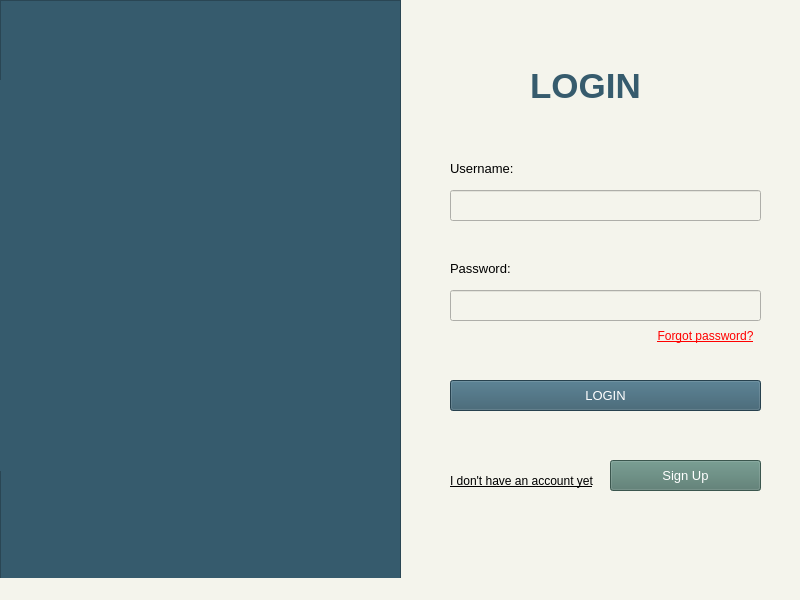
<?xml version="1.0" encoding="UTF-8"?>
<ui version="4.0">
 <class>Login</class>
 <widget class="QMainWindow" name="Login">
  <property name="geometry">
   <rect>
    <x>0</x>
    <y>0</y>
    <width>800</width>
    <height>600</height>
   </rect>
  </property>
  <property name="windowTitle">
   <string>EconoMystique</string>
  </property>
  <property name="windowIcon">
   <iconset>
    <selectedon>img/econologo_bkgd.png</selectedon>
   </iconset>
  </property>
  <property name="styleSheet">
   <string notr="true">background-color: #f4f4ec;
color: black;
</string>
  </property>
  <widget class="QWidget" name="centralwidget">
   <widget class="QFrame" name="frame">
    <property name="geometry">
     <rect>
      <x>0</x>
      <y>0</y>
      <width>401</width>
      <height>601</height>
     </rect>
    </property>
    <property name="styleSheet">
     <string notr="true">background: #365b6d;</string>
    </property>
    <property name="frameShape">
     <enum>QFrame::StyledPanel</enum>
    </property>
    <property name="frameShadow">
     <enum>QFrame::Raised</enum>
    </property>
    <widget class="QLabel" name="label">
     <property name="geometry">
      <rect>
       <x>-50</x>
       <y>80</y>
       <width>341</width>
       <height>391</height>
      </rect>
     </property>
     <property name="text">
      <string/>
     </property>
     <property name="pixmap">
      <pixmap>img/econologo_bkgd.png</pixmap>
     </property>
    </widget>
   </widget>
   <widget class="QLabel" name="loginLabel">
    <property name="geometry">
     <rect>
      <x>530</x>
      <y>60</y>
      <width>151</width>
      <height>51</height>
     </rect>
    </property>
    <property name="font">
     <font>
      <family>MS Shell Dlg 2</family>
      <pointsize>26</pointsize>
      <weight>75</weight>
      <bold>true</bold>
     </font>
    </property>
    <property name="styleSheet">
     <string notr="true">color: #365b6d;</string>
    </property>
    <property name="text">
     <string>LOGIN</string>
    </property>
   </widget>
   <widget class="QLabel" name="usernameLabel">
    <property name="geometry">
     <rect>
      <x>450</x>
      <y>160</y>
      <width>91</width>
      <height>16</height>
     </rect>
    </property>
    <property name="font">
     <font>
      <pointsize>10</pointsize>
     </font>
    </property>
    <property name="text">
     <string>Username:</string>
    </property>
   </widget>
   <widget class="QLineEdit" name="user">
    <property name="geometry">
     <rect>
      <x>450</x>
      <y>190</y>
      <width>311</width>
      <height>31</height>
     </rect>
    </property>
    <property name="font">
     <font>
      <pointsize>10</pointsize>
     </font>
    </property>
    <property name="autoFillBackground">
     <bool>false</bool>
    </property>
    <property name="styleSheet">
     <string notr="true">color: black;</string>
    </property>
    <property name="text">
     <string/>
    </property>
   </widget>
   <widget class="QLabel" name="passwordLabel">
    <property name="geometry">
     <rect>
      <x>450</x>
      <y>260</y>
      <width>81</width>
      <height>16</height>
     </rect>
    </property>
    <property name="font">
     <font>
      <pointsize>10</pointsize>
     </font>
    </property>
    <property name="text">
     <string>Password:</string>
    </property>
   </widget>
   <widget class="QLineEdit" name="password">
    <property name="geometry">
     <rect>
      <x>450</x>
      <y>290</y>
      <width>311</width>
      <height>31</height>
     </rect>
    </property>
    <property name="font">
     <font>
      <pointsize>10</pointsize>
     </font>
    </property>
    <property name="styleSheet">
     <string notr="true">color: black;</string>
    </property>
    <property name="text">
     <string/>
    </property>
    <property name="echoMode">
     <enum>QLineEdit::Password</enum>
    </property>
   </widget>
   <widget class="QPushButton" name="pushButton">
    <property name="geometry">
     <rect>
      <x>450</x>
      <y>380</y>
      <width>311</width>
      <height>31</height>
     </rect>
    </property>
    <property name="palette">
     <palette>
      <active>
       <colorrole role="WindowText">
        <brush brushstyle="SolidPattern">
         <color alpha="255">
          <red>255</red>
          <green>255</green>
          <blue>255</blue>
         </color>
        </brush>
       </colorrole>
       <colorrole role="Button">
        <brush brushstyle="SolidPattern">
         <color alpha="255">
          <red>54</red>
          <green>91</green>
          <blue>109</blue>
         </color>
        </brush>
       </colorrole>
       <colorrole role="Text">
        <brush brushstyle="SolidPattern">
         <color alpha="255">
          <red>255</red>
          <green>255</green>
          <blue>255</blue>
         </color>
        </brush>
       </colorrole>
       <colorrole role="ButtonText">
        <brush brushstyle="SolidPattern">
         <color alpha="255">
          <red>255</red>
          <green>255</green>
          <blue>255</blue>
         </color>
        </brush>
       </colorrole>
       <colorrole role="Base">
        <brush brushstyle="SolidPattern">
         <color alpha="255">
          <red>54</red>
          <green>91</green>
          <blue>109</blue>
         </color>
        </brush>
       </colorrole>
       <colorrole role="Window">
        <brush brushstyle="SolidPattern">
         <color alpha="255">
          <red>54</red>
          <green>91</green>
          <blue>109</blue>
         </color>
        </brush>
       </colorrole>
      </active>
      <inactive>
       <colorrole role="WindowText">
        <brush brushstyle="SolidPattern">
         <color alpha="255">
          <red>255</red>
          <green>255</green>
          <blue>255</blue>
         </color>
        </brush>
       </colorrole>
       <colorrole role="Button">
        <brush brushstyle="SolidPattern">
         <color alpha="255">
          <red>54</red>
          <green>91</green>
          <blue>109</blue>
         </color>
        </brush>
       </colorrole>
       <colorrole role="Text">
        <brush brushstyle="SolidPattern">
         <color alpha="255">
          <red>255</red>
          <green>255</green>
          <blue>255</blue>
         </color>
        </brush>
       </colorrole>
       <colorrole role="ButtonText">
        <brush brushstyle="SolidPattern">
         <color alpha="255">
          <red>255</red>
          <green>255</green>
          <blue>255</blue>
         </color>
        </brush>
       </colorrole>
       <colorrole role="Base">
        <brush brushstyle="SolidPattern">
         <color alpha="255">
          <red>54</red>
          <green>91</green>
          <blue>109</blue>
         </color>
        </brush>
       </colorrole>
       <colorrole role="Window">
        <brush brushstyle="SolidPattern">
         <color alpha="255">
          <red>54</red>
          <green>91</green>
          <blue>109</blue>
         </color>
        </brush>
       </colorrole>
      </inactive>
      <disabled>
       <colorrole role="WindowText">
        <brush brushstyle="SolidPattern">
         <color alpha="255">
          <red>255</red>
          <green>255</green>
          <blue>255</blue>
         </color>
        </brush>
       </colorrole>
       <colorrole role="Button">
        <brush brushstyle="SolidPattern">
         <color alpha="255">
          <red>54</red>
          <green>91</green>
          <blue>109</blue>
         </color>
        </brush>
       </colorrole>
       <colorrole role="Text">
        <brush brushstyle="SolidPattern">
         <color alpha="255">
          <red>255</red>
          <green>255</green>
          <blue>255</blue>
         </color>
        </brush>
       </colorrole>
       <colorrole role="ButtonText">
        <brush brushstyle="SolidPattern">
         <color alpha="255">
          <red>255</red>
          <green>255</green>
          <blue>255</blue>
         </color>
        </brush>
       </colorrole>
       <colorrole role="Base">
        <brush brushstyle="SolidPattern">
         <color alpha="255">
          <red>54</red>
          <green>91</green>
          <blue>109</blue>
         </color>
        </brush>
       </colorrole>
       <colorrole role="Window">
        <brush brushstyle="SolidPattern">
         <color alpha="255">
          <red>54</red>
          <green>91</green>
          <blue>109</blue>
         </color>
        </brush>
       </colorrole>
      </disabled>
     </palette>
    </property>
    <property name="font">
     <font>
      <pointsize>10</pointsize>
     </font>
    </property>
    <property name="styleSheet">
     <string notr="true">background-color: #365b6d;
color: white;
</string>
    </property>
    <property name="text">
     <string>LOGIN</string>
    </property>
   </widget>
   <widget class="QLabel" name="label_2">
    <property name="geometry">
     <rect>
      <x>450</x>
      <y>470</y>
      <width>161</width>
      <height>21</height>
     </rect>
    </property>
    <property name="font">
     <font>
      <underline>true</underline>
     </font>
    </property>
    <property name="text">
     <string>I don't have an account yet</string>
    </property>
   </widget>
   <widget class="QPushButton" name="signUpButton">
    <property name="geometry">
     <rect>
      <x>610</x>
      <y>460</y>
      <width>151</width>
      <height>31</height>
     </rect>
    </property>
    <property name="font">
     <font>
      <pointsize>10</pointsize>
     </font>
    </property>
    <property name="styleSheet">
     <string notr="true">background-color: #53786d;
color: white;

</string>
    </property>
    <property name="text">
     <string>Sign Up</string>
    </property>
   </widget>
   <widget class="QPushButton" name="forgotPass">
    <property name="geometry">
     <rect>
      <x>650</x>
      <y>320</y>
      <width>111</width>
      <height>31</height>
     </rect>
    </property>
    <property name="font">
     <font>
      <underline>true</underline>
     </font>
    </property>
    <property name="styleSheet">
     <string notr="true">color: red;</string>
    </property>
    <property name="text">
     <string>Forgot password?</string>
    </property>
    <property name="flat">
     <bool>true</bool>
    </property>
   </widget>
   <widget class="QLabel" name="error">
    <property name="geometry">
     <rect>
      <x>450</x>
      <y>350</y>
      <width>311</width>
      <height>16</height>
     </rect>
    </property>
    <property name="styleSheet">
     <string notr="true">color: red;
</string>
    </property>
    <property name="text">
     <string/>
    </property>
   </widget>
  </widget>
  <widget class="QStatusBar" name="statusbar"/>
 </widget>
 <resources>
  <include location="img/econologo_bkgd"/>
 </resources>
 <connections/>
</ui>
